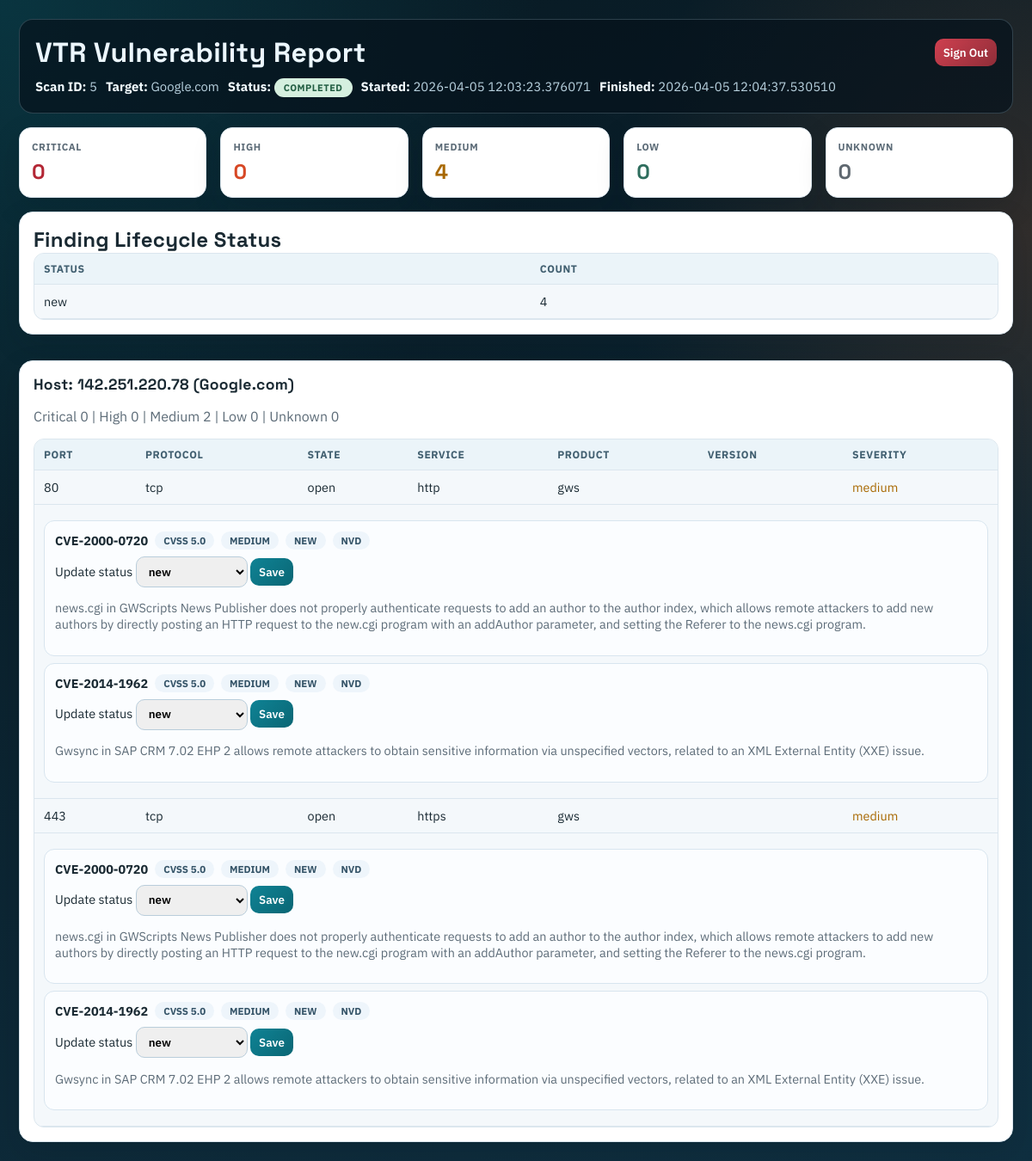
/report/5 (signed in), run on the app's committed database.
### app/models.py (models this page shows)
class Scan(db.Model):
    __tablename__ = "scans"
    id = db.Column(db.Integer, primary_key=True)
    target = db.Column(db.String(256), nullable=False)
    started_at = db.Column(db.DateTime, default=datetime.utcnow)
    finished_at = db.Column(db.DateTime, nullable=True)
    raw_xml = db.Column(db.Text, nullable=True)  # optional: keep xml for debugging
    hosts = db.relationship("Host", backref="scan", cascade="all, delete-orphan")
    findings = db.relationship("VulnerabilityFinding", backref="scan", cascade="all, delete-orphan")

class Host(db.Model):
    __tablename__ = "hosts"
    id = db.Column(db.Integer, primary_key=True)
    scan_id = db.Column(db.Integer, db.ForeignKey("scans.id"), nullable=False)
    ip = db.Column(db.String(64), nullable=False)
    hostname = db.Column(db.String(256), nullable=True)
    services = db.relationship("Service", backref="host", cascade="all, delete-orphan")
    findings = db.relationship("VulnerabilityFinding", backref="host", cascade="all, delete-orphan")

class Service(db.Model):
    __tablename__ = "services"
    id = db.Column(db.Integer, primary_key=True)
    host_id = db.Column(db.Integer, db.ForeignKey("hosts.id"), nullable=False)
    port = db.Column(db.Integer, nullable=False)
    protocol = db.Column(db.String(16), nullable=False)
    state = db.Column(db.String(32), nullable=True)
    service_name = db.Column(db.String(128), nullable=True)
    product = db.Column(db.String(256), nullable=True)
    version = db.Column(db.String(128), nullable=True)
    findings = db.relationship("VulnerabilityFinding", backref="service", cascade="all, delete-orphan")

class VulnerabilityFinding(db.Model):
    __tablename__ = "vulnerability_findings"
    id = db.Column(db.Integer, primary_key=True)
    scan_id = db.Column(db.Integer, db.ForeignKey("scans.id"), nullable=False)
    host_id = db.Column(db.Integer, db.ForeignKey("hosts.id"), nullable=False)
    service_id = db.Column(db.Integer, db.ForeignKey("services.id"), nullable=False)
    cve_id = db.Column(db.String(32), nullable=False)
    description = db.Column(db.Text, nullable=True)
    cvss_score = db.Column(db.Float, nullable=True)
    severity = db.Column(db.String(16), nullable=False)
    source = db.Column(db.String(32), nullable=False, default="nvd")
    status = db.Column(db.String(32), nullable=False, default="new")
    first_seen_at = db.Column(db.DateTime, default=datetime.utcnow)
    last_seen_at = db.Column(db.DateTime, default=datetime.utcnow)

### app/routes.py (the view)
@main.route("/report/<int:scan_id>")
@login_required
def report(scan_id):
    scan = Scan.query.get_or_404(scan_id)
    status = _scan_status(scan)
    error_message = _scan_error(scan)
    hosts = []
    counts = {"critical": 0, "high": 0, "medium": 0, "low": 0, "unknown": 0}
    finding_counts_by_status = {}
    findings_by_service_id = {}
    for finding in scan.findings:
        findings_by_service_id.setdefault(finding.service_id, []).append(finding)
        finding_status = (finding.status or "new").lower()
        finding_counts_by_status[finding_status] = finding_counts_by_status.get(finding_status, 0) + 1
        sev = (finding.severity or "unknown").lower()
        if sev not in counts:
            sev = "unknown"
        counts[sev] += 1
    for h in scan.hosts:
        host_services = []
        host_counts = {"critical": 0, "high": 0, "medium": 0, "low": 0, "unknown": 0}
        for s in h.services:
            service_findings = findings_by_service_id.get(s.id, [])
            service_severity = _classify_service_severity(
                {
                    "port": s.port,
                    "state": s.state,
                    "service": s.service_name,
                }
            )
            if service_findings:
                scored = [f.cvss_score for f in service_findings if f.cvss_score is not None]
                best_score = max(scored) if scored else None
                service_severity = _severity_from_score(best_score)
                host_counts[service_severity if service_severity in host_counts else "unknown"] += 1
            else:
                host_counts[service_severity] += 1
            host_services.append(
                {
                    "port": s.port,
                    "protocol": s.protocol,
                    "state": s.state,
                    "service": s.service_name,
                    "product": s.product,
                    "version": s.version,
                    "severity": service_severity,
                    "findings": [
                        {
                            "id": f.id,
                            "cve_id": f.cve_id,
                            "cvss_score": f.cvss_score,
                            "severity": f.severity,
                            "status": f.status,
                            "source": f.source,
                            "description": f.description,
                        }
                        for f in service_findings
                    ],
                }
            )
        hosts.append({
            "ip": h.ip,
            "hostname": h.hostname,
            "services": host_services,
            "counts": host_counts,
        })
    return render_template(
        "report.html",
        scan=scan,
        hosts=hosts,
        counts=counts,
        status=status,
        error_message=error_message,
        finding_counts_by_status=finding_counts_by_status,
    )

### app/routes.py (called while the page is built)
def _classify_service_severity(service):
    state = (service.get("state") or "").lower()
    if state != "open":
        return "low"
    port = service.get("port") or 0
    service_name = (service.get("service_name") or service.get("service") or "").lower()
    if port in _CRITICAL_PORTS or service_name in _CRITICAL_SERVICES:
        return "critical"
    if port in _HIGH_PORTS or service_name in _HIGH_SERVICES:
        return "high"
    if port > 0:
        return "medium"
    return "low"

def _scan_status(scan):
    raw_xml = scan.raw_xml or ""
    if scan.finished_at is None:
        if raw_xml.startswith("STATUS:RUNNING"):
            return "running"
        return "queued"
    if "\n\nERROR:" in raw_xml or raw_xml.startswith("ERROR:"):
        return "failed"
    return "completed"

def _scan_error(scan):
    raw_xml = scan.raw_xml or ""
    marker = "ERROR:"
    idx = raw_xml.rfind(marker)
    if idx == -1:
        return None
    return raw_xml[idx + len(marker):].strip() or "Unknown scan error"

def _severity_from_score(score):
    if score is None:
        return "unknown"
    if score >= 9.0:
        return "critical"
    if score >= 7.0:
        return "high"
    if score >= 4.0:
        return "medium"
    return "low"

def _is_authenticated():
    return bool(session.get("authenticated"))

def login_required(view_func):
    @wraps(view_func)
    def wrapper(*args, **kwargs):
        if _is_authenticated():
            return view_func(*args, **kwargs)
        flash("Please sign in to continue", "danger")
        return redirect(url_for("main.login", next=request.path))
    return wrapper

### app/templates/report.html (shortened to what this page needs)
<!doctype html>
<html>
<head>
</head>
<body>
  <div class="layout">
    <header class="header">
      <div class="header-top">
        <h1>VTR Vulnerability Report</h1>
        <form action="{{ url_for('main.logout') }}" method="post">
          <button class="signout" type="submit">Sign Out</button>
        </form>
      </div>
      <div class="meta">
        <span><strong>Scan ID:</strong> {{ scan.id }}</span>
        <span><strong>Target:</strong> {{ scan.target }}</span>
        <span><strong>Status:</strong> <span class="badge {{ status }}">{{ status }}</span></span>
        <span><strong>Started:</strong> {{ scan.started_at }}</span>
        <span><strong>Finished:</strong> {{ scan.finished_at or "Not finished" }}</span>
      </div>
    </header>
    <section class="grid">
      <article class="sev-card"><div class="label">Critical</div><div class="value sev-critical">{{ counts.critical }}</div></article>
      <article class="sev-card"><div class="label">High</div><div class="value sev-high">{{ counts.high }}</div></article>
      <article class="sev-card"><div class="label">Medium</div><div class="value sev-medium">{{ counts.medium }}</div></article>
      <article class="sev-card"><div class="label">Low</div><div class="value sev-low">{{ counts.low }}</div></article>
      <article class="sev-card"><div class="label">Unknown</div><div class="value sev-unknown">{{ counts.unknown }}</div></article>
    </section>
    {% if finding_counts_by_status %}
      <section class="panel">
        <h2>Finding Lifecycle Status</h2>
        <div class="status-table-wrap">
          <table>
            <thead><tr><th>Status</th><th>Count</th></tr></thead>
            <tbody>
              {% for key, value in finding_counts_by_status.items() %}
                <tr>
                  <td>{{ key }}</td>
                  <td>{{ value }}</td>
                </tr>
              {% endfor %}
            </tbody>
          </table>
        </div>
      </section>
    {% endif %}
    {% if hosts %}
      {% for host in hosts %}
        <section class="panel">
          <h2 class="host-title">Host: {{ host.ip }} {% if host.hostname %}({{ host.hostname }}){% endif %}</h2>
          <p class="muted">
            Critical {{ host.counts.critical }} |
            High {{ host.counts.high }} |
            Medium {{ host.counts.medium }} |
            Low {{ host.counts.low }} |
            Unknown {{ host.counts.unknown }}
          </p>
          <div class="service-table-wrap">
            <table>
              <thead><tr><th>Port</th><th>Protocol</th><th>State</th><th>Service</th><th>Product</th><th>Version</th><th>Severity</th></tr></thead>
              <tbody>
                {% for svc in host.services %}
                <tr>
                  <td>{{ svc.port }}</td>
                  <td>{{ svc.protocol }}</td>
                  <td>{{ svc.state }}</td>
                  <td>{{ svc.service }}</td>
                  <td>{{ svc.product or "" }}</td>
                  <td>{{ svc.version or "" }}</td>
                  <td class="sev-{{ svc.severity }}">{{ svc.severity }}</td>
                </tr>
                {% if svc.findings %}
                <tr>
                  <td colspan="7">
                    {% for finding in svc.findings %}
                      <div class="finding-card">
                        <div class="finding-top">
                          <strong>{{ finding.cve_id }}</strong>
                          <span class="chip">CVSS {{ finding.cvss_score if finding.cvss_score is not none else "N/A" }}</span>
                          <span class="chip">{{ finding.severity }}</span>
                          <span class="chip">{{ finding.status }}</span>
                          <span class="chip">{{ finding.source }}</span>
                        </div>
                        <form action="{{ url_for('main.update_finding_status', finding_id=finding.id) }}" method="post">
                          <label>
                            Update status
                            <select name="status">
                              <option value="new" {% if finding.status == 'new' %}selected{% endif %}>new</option>
                            </select>
                          </label>
                          <button type="submit">Save</button>
                        </form>
                        {% if finding.description %}
                          <p class="muted">{{ finding.description }}</p>
                        {% endif %}
                      </div>
                    {% endfor %}
                  </td>
                </tr>
                {% endif %}
                {% endfor %}
              </tbody>
            </table>
          </div>
        </section>
      {% endfor %}
    {% else %}
      <section class="panel">
        <p>No hosts discovered.</p>
      </section>
    {% endif %}
  </div>
</body>
</html>

### app/templates/report.html (style rules this page uses)
:root { --bg-main: #081922; --bg-accent: #0f2f40; --panel: #ffffff; --panel-soft: #f4f8fb; --text-main: #1a2a33; --text-soft: #5d6c78; --brand: #0f8395; --brand-strong: #0a6674; --critical: #b32735; --high: #d74825; --medium: #a86800; --low: #2e6d5d; --unknown: #5f6870; --border: #dbe6ee; --shadow: 0 12px 34px rgba(6, 20, 29, 0.14); }
* { box-sizing: border-box; }
body { margin: 0; min-height: 100vh; padding: 22px; font-family: "IBM Plex Sans", sans-serif; color: var(--text-main); background: radial-gradient(circle at 0% 0%, rgba(13, 140, 157, 0.24), transparent 35%), radial-gradient(circle at 100% 20%, rgba(222, 99, 35, 0.18), transparent 30%), linear-gradient(160deg, var(--bg-main), var(--bg-accent)); }
.layout { max-width: 1180px; margin: 0 auto; display: grid; gap: 16px; }
.header { border-radius: 16px; background: rgba(6, 19, 29, 0.72); color: #ecf7ff; border: 1px solid rgba(184, 217, 232, 0.22); padding: 18px; display: grid; gap: 10px; animation: reveal 420ms ease; }
.header-top { display: flex; justify-content: space-between; align-items: center; gap: 12px; flex-wrap: wrap; }
h1, h2 { margin: 0; font-family: "Space Grotesk", sans-serif; letter-spacing: 0.3px; }
.meta { display: flex; flex-wrap: wrap; gap: 10px; color: #b9d2df; font-size: 0.93rem; }
.meta strong { color: #f2fbff; }
.badge { display: inline-block; padding: 4px 11px; border-radius: 999px; font-size: 11px; font-weight: 700; text-transform: uppercase; letter-spacing: 0.5px; }
.completed { background: #d5efdf; color: #235e43; }
.grid { display: grid; gap: 16px; grid-template-columns: repeat(5, minmax(120px, 1fr)); animation: reveal 460ms ease; }
.sev-card { background: var(--panel); border: 1px solid var(--border); border-radius: 14px; padding: 14px; box-shadow: var(--shadow); }
.sev-card .label { text-transform: uppercase; letter-spacing: 0.6px; font-size: 0.72rem; color: var(--text-soft); margin-bottom: 6px; font-weight: 700; }
.sev-card .value { font-size: 1.5rem; font-family: "Space Grotesk", sans-serif; font-weight: 700; }
.sev-critical { color: var(--critical); }
.sev-high { color: var(--high); }
.sev-medium { color: var(--medium); }
.sev-low { color: var(--low); }
.sev-unknown { color: var(--unknown); }
.panel { background: var(--panel); border: 1px solid var(--border); border-radius: 16px; padding: 16px; box-shadow: var(--shadow); animation: reveal 500ms ease; }
.panel + .panel { margin-top: 14px; }
.muted { color: var(--text-soft); }
.status-table-wrap, .service-table-wrap { overflow-x: auto; border: 1px solid var(--border); border-radius: 12px; background: var(--panel-soft); }
table { width: 100%; border-collapse: collapse; min-width: 720px; }
th, td { padding: 10px 11px; text-align: left; border-bottom: 1px solid #dbe6ee; font-size: 0.9rem; vertical-align: top; }
th { font-size: 0.76rem; text-transform: uppercase; letter-spacing: 0.58px; background: #ebf4f9; color: #415f70; }
.host-title { margin: 0 0 8px; font-size: 1.1rem; }
.finding-card { border: 1px solid #d8e5ef; border-radius: 12px; padding: 12px; margin: 8px 0; background: #fbfdff; }
.finding-top { display: flex; flex-wrap: wrap; gap: 8px; align-items: center; margin-bottom: 8px; font-size: 0.9rem; }
.chip { display: inline-block; border-radius: 999px; padding: 3px 10px; font-size: 0.72rem; font-weight: 700; text-transform: uppercase; background: #eef5fb; color: #355468; }
select, button { border-radius: 10px; border: 1px solid #b9cddb; padding: 7px 10px; font-weight: 600; font-family: inherit; }
button { color: #fff; border: none; background: linear-gradient(135deg, var(--brand), var(--brand-strong)); cursor: pointer; }
.signout { background: linear-gradient(135deg, #cf4050, #8f2d38); }

### data on the page
Scan: id "5", target "Google.com", started_at "2026-04-05 12:03:23.376071", finished_at "2026-04-05 12:04:37.530510"
Host: ip "142.251.220.78", hostname "Google.com", counts.critical "0", counts.high "0", counts.medium "2", counts.low "0", counts.unknown "0"
Service: port "80", protocol "tcp", state "open", service "http", product "gws", severity "medium"
VulnerabilityFinding: cve_id "CVE-2000-0720", cvss_score "5.0", severity "MEDIUM", status "NEW", source "NVD", status "new", description "news.cgi in GWScripts News Publisher does not properly authenticate requests to add an author to the author index, which allows remote attackers to add new authors by directly posting an HTTP request to the new.cgi program with an addAuthor parameter, and setting the Referer to the news.cgi program."
VulnerabilityFinding: cve_id "CVE-2014-1962", cvss_score "5.0", severity "MEDIUM", status "NEW", source "NVD", status "new", description "Gwsync in SAP CRM 7.02 EHP 2 allows remote attackers to obtain sensitive information via unspecified vectors, related to an XML External Entity (XXE) issue."
Service: port "443", protocol "tcp", state "open", service "https", product "gws", severity "medium"
VulnerabilityFinding: cve_id "CVE-2000-0720", cvss_score "5.0", severity "MEDIUM", status "NEW", source "NVD", status "new", description "news.cgi in GWScripts News Publisher does not properly authenticate requests to add an author to the author index, which allows remote attackers to add new authors by directly posting an HTTP request to the new.cgi program with an addAuthor parameter, and setting the Referer to the news.cgi program."
VulnerabilityFinding: cve_id "CVE-2014-1962", cvss_score "5.0", severity "MEDIUM", status "NEW", source "NVD", status "new", description "Gwsync in SAP CRM 7.02 EHP 2 allows remote attackers to obtain sensitive information via unspecified vectors, related to an XML External Entity (XXE) issue."

### other printed values
{{ status }} "COMPLETED"
{{ counts.critical }} "0"
{{ counts.high }} "0"
{{ counts.medium }} "4"
{{ counts.low }} "0"
{{ counts.unknown }} "0"
{{ key }} "new"
{{ value }} "4"
